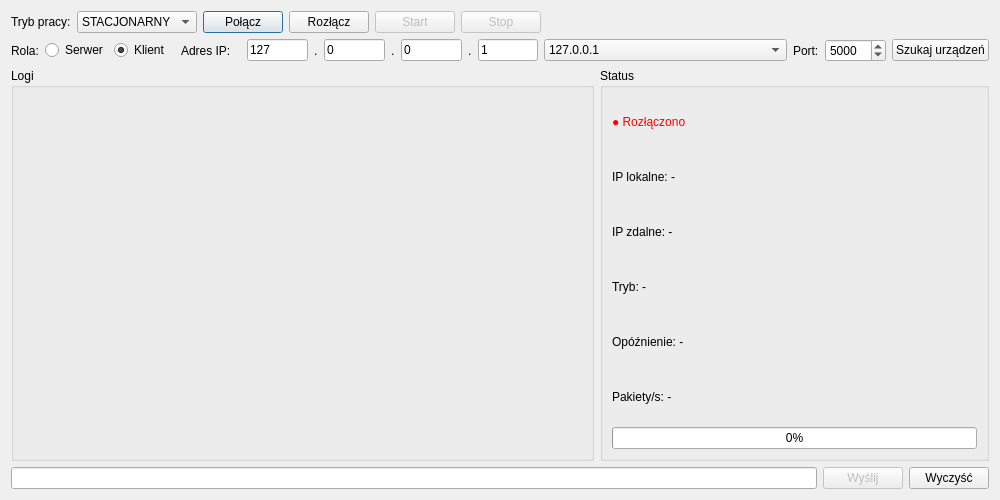
<?xml version="1.0" encoding="UTF-8"?>
<ui version="4.0">
 <class>ConnectionWindow</class>
 <widget class="QDialog" name="ConnectionWindow">
  <property name="geometry">
   <rect>
    <x>0</x>
    <y>0</y>
    <width>1000</width>
    <height>500</height>
   </rect>
  </property>
  <layout class="QVBoxLayout" name="mainLayout" stretch="1,1,4,0">
   <item>
    <layout class="QHBoxLayout" name="topLayout">
     <item>
      <widget class="QLabel" name="labelModeInfo">
       <property name="text">
        <string>Tryb pracy:</string>
       </property>
      </widget>
     </item>
     <item>
      <widget class="QComboBox" name="comboMode">
       <item>
        <property name="text">
         <string>STACJONARNY</string>
        </property>
       </item>
       <item>
        <property name="text">
         <string>SIECIOWY</string>
        </property>
       </item>
      </widget>
     </item>
     <item>
      <widget class="QPushButton" name="btnConnect">
       <property name="text">
        <string>Połącz</string>
       </property>
      </widget>
     </item>
     <item>
      <widget class="QPushButton" name="btnDisconnect">
       <property name="text">
        <string>Rozłącz</string>
       </property>
      </widget>
     </item>
     <item>
      <widget class="QPushButton" name="btnStart">
       <property name="enabled">
        <bool>false</bool>
       </property>
       <property name="text">
        <string>Start</string>
       </property>
      </widget>
     </item>
     <item>
      <widget class="QPushButton" name="btnStop">
       <property name="enabled">
        <bool>false</bool>
       </property>
       <property name="text">
        <string>Stop</string>
       </property>
      </widget>
     </item>
     <item>
      <spacer name="spacerTop">
       <property name="orientation">
        <enum>Qt::Horizontal</enum>
       </property>
       <property name="sizeHint" stdset="0">
        <size>
         <width>0</width>
         <height>0</height>
        </size>
       </property>
      </spacer>
     </item>
    </layout>
   </item>
   <item>
    <layout class="QHBoxLayout" name="middleLayout" stretch="0,1,1,1,1,0,1,0,1,0,1,4,0,1,1">
     <item>
      <widget class="QLabel" name="labelRole">
       <property name="text">
        <string>Rola:</string>
       </property>
      </widget>
     </item>
     <item>
      <widget class="QRadioButton" name="radioServer">
       <property name="text">
        <string>Serwer</string>
       </property>
      </widget>
     </item>
     <item>
      <widget class="QRadioButton" name="radioClient">
       <property name="text">
        <string>Klient</string>
       </property>
       <property name="checked">
        <bool>true</bool>
       </property>
      </widget>
     </item>
     <item>
      <widget class="QLabel" name="labelIP">
       <property name="text">
        <string>Adres IP:</string>
       </property>
      </widget>
     </item>
     <item>
      <widget class="QLineEdit" name="editIP">
       <property name="text">
        <string>127</string>
       </property>
      </widget>
     </item>
     <item>
      <widget class="QLabel" name="labelDot1">
       <property name="text">
        <string>.</string>
       </property>
      </widget>
     </item>
     <item>
      <widget class="QLineEdit" name="editIP2">
       <property name="text">
        <string>0</string>
       </property>
      </widget>
     </item>
     <item>
      <widget class="QLabel" name="labelDot2">
       <property name="text">
        <string>.</string>
       </property>
      </widget>
     </item>
     <item>
      <widget class="QLineEdit" name="editIP3">
       <property name="text">
        <string>0</string>
       </property>
      </widget>
     </item>
     <item>
      <widget class="QLabel" name="labelDot3">
       <property name="text">
        <string>.</string>
       </property>
      </widget>
     </item>
     <item>
      <widget class="QLineEdit" name="editIP4">
       <property name="text">
        <string>1</string>
       </property>
      </widget>
     </item>
     <item>
      <widget class="QComboBox" name="comboIP">
       <property name="currentText">
        <string>127.0.0.1</string>
       </property>
       <property name="currentIndex">
        <number>0</number>
       </property>
       <item>
        <property name="text">
         <string>127.0.0.1</string>
        </property>
       </item>
      </widget>
     </item>
     <item>
      <widget class="QLabel" name="labelPort">
       <property name="text">
        <string>Port:</string>
       </property>
      </widget>
     </item>
     <item>
      <widget class="QSpinBox" name="spinPort">
       <property name="maximum">
        <number>65535</number>
       </property>
       <property name="value">
        <number>5000</number>
       </property>
      </widget>
     </item>
     <item>
      <widget class="QPushButton" name="btnSearch">
       <property name="text">
        <string>Szukaj urządzeń</string>
       </property>
      </widget>
     </item>
    </layout>
   </item>
   <item>
    <layout class="QHBoxLayout" name="infoLayout" stretch="3,2">
     <item>
      <widget class="QGroupBox" name="logsGroup">
       <property name="title">
        <string>Logi</string>
       </property>
       <layout class="QHBoxLayout" name="horizontalLayout_2">
        <item>
         <widget class="QTextEdit" name="logBox">
          <property name="styleSheet">
           <string notr="true">background: transparent;</string>
          </property>
          <property name="readOnly">
           <bool>true</bool>
          </property>
         </widget>
        </item>
       </layout>
      </widget>
     </item>
     <item>
      <widget class="QGroupBox" name="statusGroup">
       <property name="title">
        <string>Status</string>
       </property>
       <layout class="QVBoxLayout">
        <item>
         <widget class="QLabel" name="labelConnStatus">
          <property name="styleSheet">
           <string notr="true">color: red;</string>
          </property>
          <property name="text">
           <string>● Rozłączono</string>
          </property>
         </widget>
        </item>
        <item>
         <widget class="QLabel" name="labelLocalIP">
          <property name="text">
           <string>IP lokalne: -</string>
          </property>
         </widget>
        </item>
        <item>
         <widget class="QLabel" name="labelRemoteIP">
          <property name="text">
           <string>IP zdalne: -</string>
          </property>
         </widget>
        </item>
        <item>
         <widget class="QLabel" name="labelMode">
          <property name="text">
           <string>Tryb: -</string>
          </property>
         </widget>
        </item>
        <item>
         <widget class="QLabel" name="labelPing">
          <property name="text">
           <string>Opóźnienie: -</string>
          </property>
         </widget>
        </item>
        <item>
         <widget class="QLabel" name="labelPackets">
          <property name="text">
           <string>Pakiety/s: -</string>
          </property>
         </widget>
        </item>
        <item>
         <widget class="QProgressBar" name="progressBar">
          <property name="value">
           <number>0</number>
          </property>
         </widget>
        </item>
       </layout>
      </widget>
     </item>
    </layout>
   </item>
   <item>
    <layout class="QHBoxLayout" name="horizontalLayout">
     <item>
      <widget class="QLineEdit" name="editMsg"/>
     </item>
     <item>
      <widget class="QPushButton" name="btnSend">
       <property name="enabled">
        <bool>false</bool>
       </property>
       <property name="text">
        <string>Wyślij</string>
       </property>
      </widget>
     </item>
     <item>
      <widget class="QPushButton" name="btnClear">
       <property name="text">
        <string>Wyczyść</string>
       </property>
      </widget>
     </item>
    </layout>
   </item>
  </layout>
 </widget>
 <resources/>
 <connections/>
</ui>
